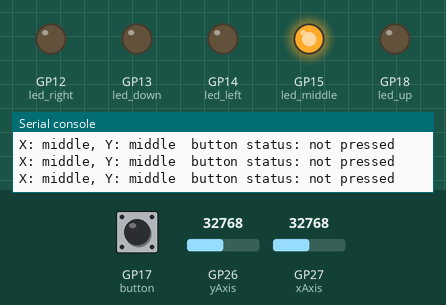
Recording of a program running on a simulated Raspberry Pi Pico running MicroPython. Parts: output pins drawn as LEDs (lit = HIGH), the last lines printed to the serial console. The test bench sets the inputs (shaded band); at power-on: GP26 (yAxis) = 32768, GP27 (xAxis) = 32768, GP17 (button) HIGH (analog values on the 0–65535 scale).

Above: at 1.2 s.
1.3 s: GP26 (yAxis) set to 59312
2.8 s: GP26 (yAxis) set to 61104
At 3.2 s:
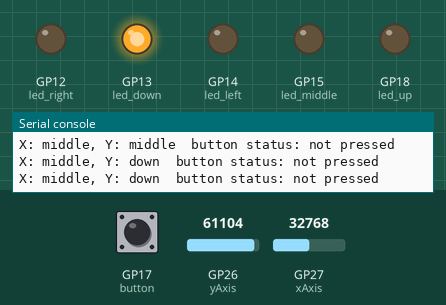
4.3 s: GP27 (xAxis) set to 59392
5.8 s: GP27 (xAxis) set to 60688
At 7.0 s:
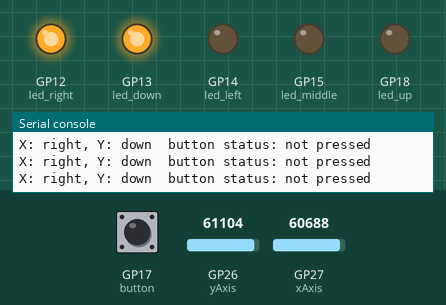
7.3 s: GP26 (yAxis) set to 59345
At 8.5 s:
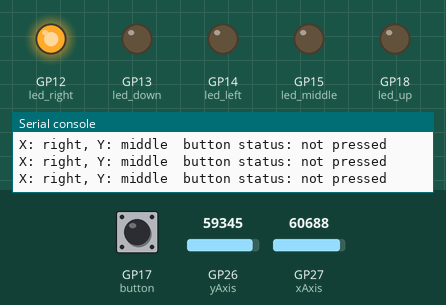
8.9 s: GP27 (xAxis) set to 0
At 10.0 s:
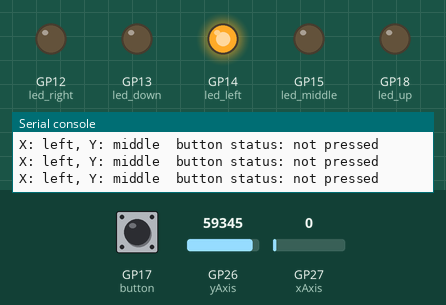
Timing chart, 0 to 11.5 s (numbered marks = the images above; inputs shaded):
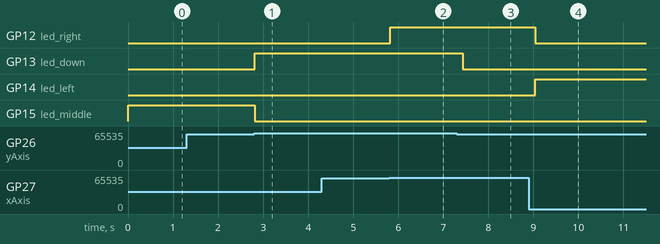

Measured:
- the behaviour switches between 59984 and 60000 on GP26 (yAxis) (found by bisection; images 0 and 1)
- the behaviour switches between 59984 and 60000 on GP27 (xAxis) (found by bisection; images 1 and 2)
- after the input at 2.8 s, GP13 (led_down): LOW → HIGH at once; GP15 (led_middle): HIGH → LOW at once
- after the input at 5.8 s, GP12 (led_right): LOW → HIGH at once
- after the input at 7.3 s, GP13 (led_down): HIGH → LOW after 0.13 s
- after the input at 8.9 s, GP12 (led_right): HIGH → LOW after 0.14 s; GP14 (led_left): LOW → HIGH after 0.14 s

The program:

joystick_basic.py
```python
from machine import Pin, ADC
import utime

xAxis = ADC(Pin(27))
yAxis = ADC(Pin(26))
button = Pin(17,Pin.IN, Pin.PULL_UP)

led_left = Pin(14, Pin.OUT)
led_middle = Pin(15, Pin.OUT)
led_right = Pin(12, Pin.OUT)
led_up = Pin(18, Pin.OUT)
led_down = Pin(13, Pin.OUT)

while True:
    xValue = xAxis.read_u16()
    yValue = yAxis.read_u16()
    buttonValue = button.value()
    xStatus = "middle"
    yStatus = "middle"
    buttonStatus = "not pressed"

    led_left.value(0)
    led_down.value(0)
    led_up.value(0)
    led_right.value(0)
    led_middle.value(1)

# Check the x and y Value to determine the status of the joystick
    if buttonValue == 0:
        buttonStatus = "pressed"
        led_middle.value(0)

    if xValue <= 600:
        xStatus = "left"
        led_left.value(1)
        led_middle.value(0)

    if xValue >= 60000:
        xStatus = "right"
        led_right.value(1)
        led_middle.value(0)

    if yValue <= 600:
        yStatus = "up"
        led_up.value(1)
        led_middle.value(0)

    if yValue >= 60000:
        yStatus = "down"
        led_down.value(1)
        led_middle.value(0)


    print("X: " + xStatus + ", Y: " + yStatus + "  button status: " + buttonStatus)
    utime.sleep(0.2)
```
